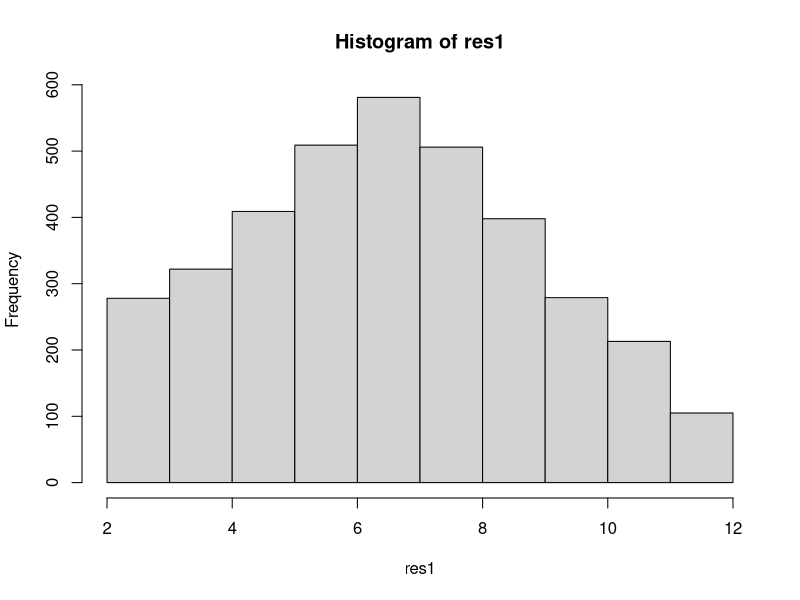

Recreate this plot in R.
# Sum of dice rolls with x1 standard dice
# Each die has y1 sides with values ranging from 1:y1
# Default: 2 standard 6-sided dice
x1_y1_sided_dice <- function(x1 = 2, y1 = 6) {
  sum1 <- 0
  for(i in 1:x1){sum1 <- sum1 + sample(1:y1, size = 1)}
  return(sum1)
}

# To roll x1 y1-sided dice and collect the sum of all the rolls, call function x1_y1_sided_dice()
x1_y1_sided_dice()

# Check for accuracy through simulation with following values:
#   x1 = 2 (default)
#   y1 = 6 (default)

# Initialize container vector res1 to store results
res1 <- rep(0, 3600)
# Run for-loop for length(res1) iterations
for(i in 1:length(res1)){
  res1[i] <- x1_y1_sided_dice()
}

# Histogram for Sum of x1 y1-Sided Dice Rolls:
hist(res1)
# For the histogram for res1, I expect a roughly symmetric distr. centered at the number of dice * the expectation value per single die.
#    Note: the expectation value for a single y1-sided die is the sum of the sequence 1:y1 divided by the total number of sides (y1)

factor_levels1 <- factor(res1)
# Contingency table for factor levels
table(res1)